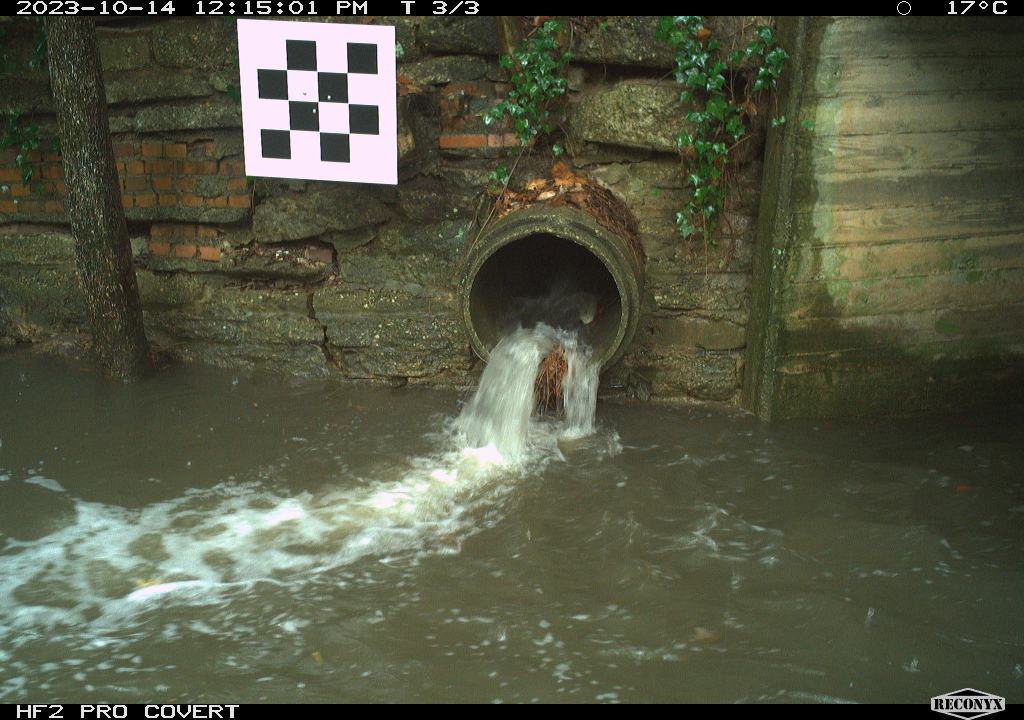
#> input picture preliminary images/RCNX0240(1).JPG, 2048 x 1440 px, found by its file name (shown at 1/2 size)
$ python trycirc_goodresize.py
#> lines starting #> are read from the running program, lines starting #| are printed output that depends on the picture
###############################################
# USAGE: press any key to continue
###############################################

import cv2
import numpy as np


def display_img(img, windowname="image"):
    cv2.imshow(windowname, img)
    # cv2.waitKey(10000)
    cv2.waitKey()


# [7 lines of commented-out code are left out]
img = cv2.imread('./RCNX0240(1).JPG')  # 30
#> img is the input picture: shape (1440, 2048, 3); mean B, G, R 66.4, 86.7, 83.7
# img = cv2.imread('./leaves.JPG')  # 30

# align the image shape 1024x720 as close as possible
factor = 1024.0 / img.shape[1]
#> factor = 0.5
print(img.shape)
#| (1440, 2048, 3)
img = cv2.resize(img, (0, 0), fx=factor, fy=factor)
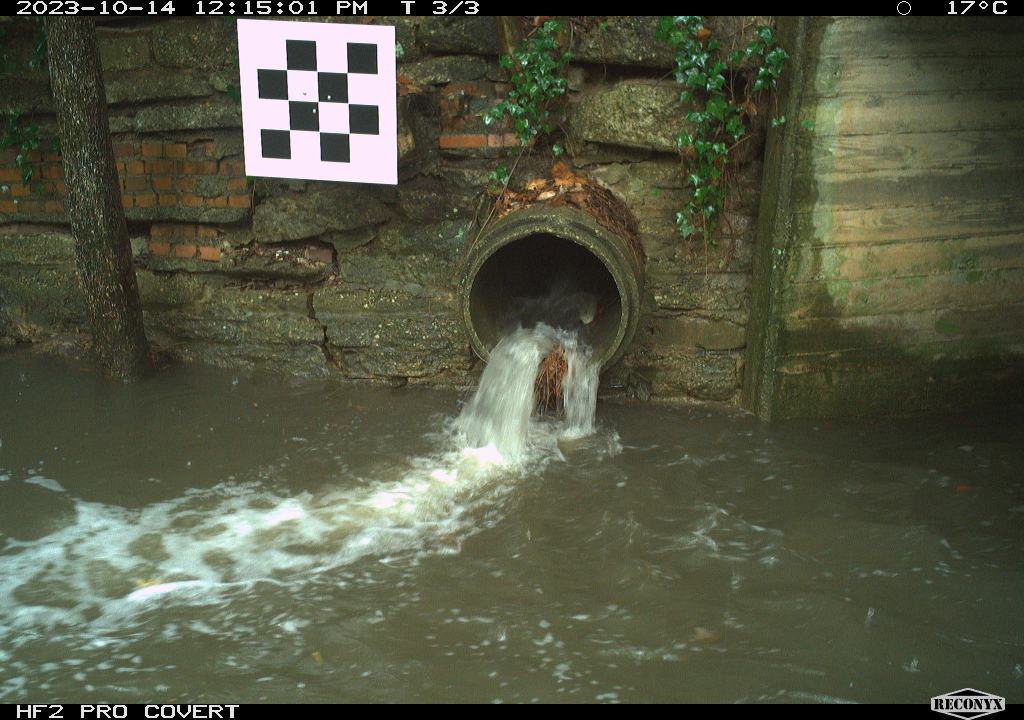
#> img: shape (720, 1024, 3); mean B, G, R 66.6, 86.8, 83.8
print(img.shape)
#| (720, 1024, 3)

# img = cv2.resize(img, (1024, 720))
# grab the height of the image
img_height = img.shape[0]
#> img_height = 720
# print img.shape
print("image shape: {}".format(img.shape))
#| image shape: (720, 1024, 3)

# Convert the image to grayscale
gray = cv2.cvtColor(img, cv2.COLOR_BGR2GRAY)
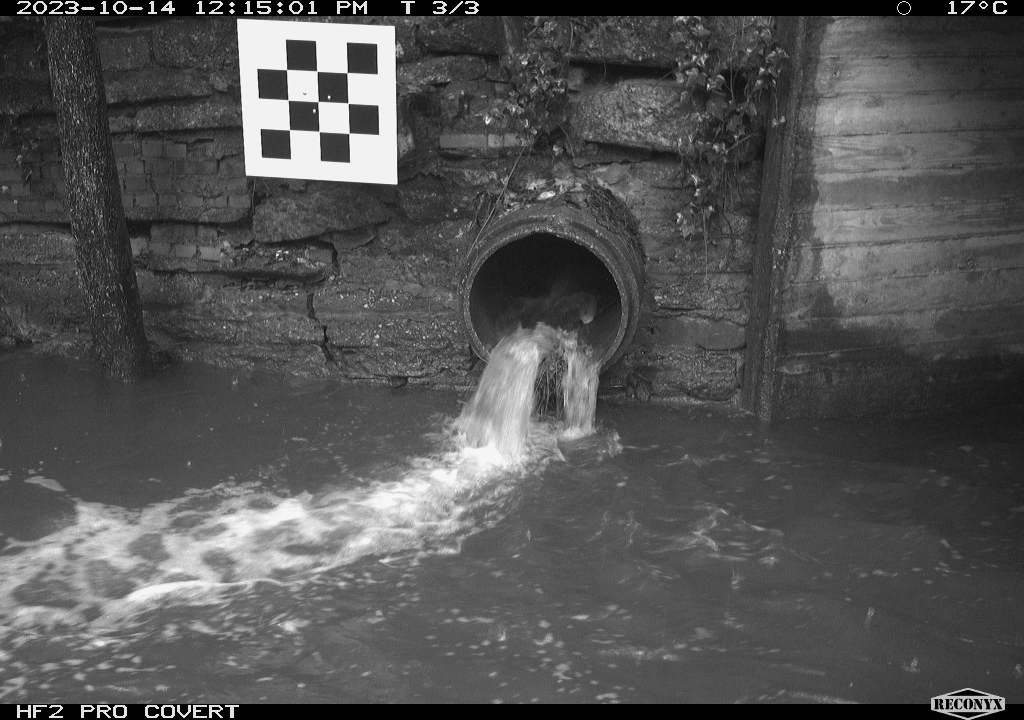
#> gray: shape (720, 1024); min 0, max 252, mean 83.6

# [6 lines of commented-out code are left out]

threshold_value = 40
histogram = cv2.calcHist([gray], [0], None, [256], [0, 256]).flatten()
#> histogram = 256 values, max 24457 at index 0, min 0 at index 253, mean 2880
cdf = histogram.cumsum()
#> cdf = 256 values from 24457 to 737280
cdf_normalized = cdf * float(histogram.max()) / cdf.max()
#> cdf_normalized = 256 values from 811.3 to 24457
low_contrast_threshold = np.argmax(cdf_normalized > 0.20 * cdf_normalized[-1])
#> low_contrast_threshold = 52
high_contrast_threshold = np.argmax(cdf_normalized > 0.80 * cdf_normalized[-1])
#> high_contrast_threshold = 104
print("low contrast threshold: {}".format(low_contrast_threshold))
#| low contrast threshold: 52
print("high contrast threshold: {}".format(high_contrast_threshold))
#| high contrast threshold: 104
use_equalization = high_contrast_threshold - \
    low_contrast_threshold < threshold_value
#> use_equalization = False

# use_equalization = True
# apply equalizeHist
if use_equalization:
    gray = cv2.equalizeHist(gray)
    print("using equalization")


# Apply Gaussian blur to reduce noise
blur = cv2.GaussianBlur(gray, (13, 13), 0)
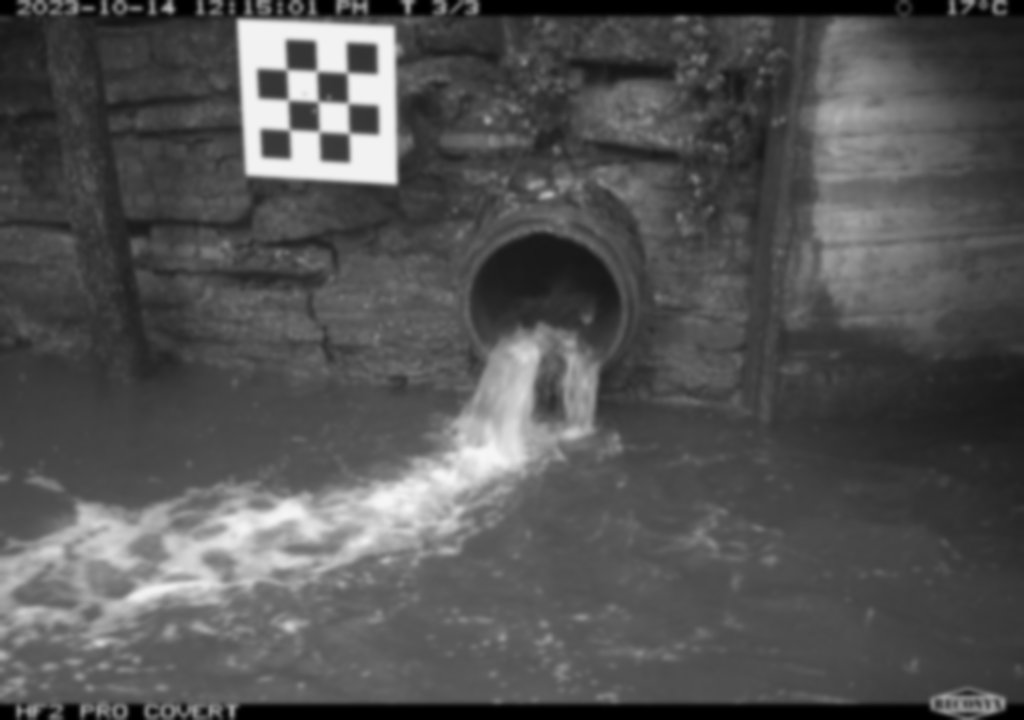
#> blur: shape (720, 1024); min 0, max 246, mean 83.6


# Apply median blur to reduce noise
blur = cv2.medianBlur(blur, 17)

# Apply Hough Transform to detect circles
circles = cv2.HoughCircles(blur, cv2.HOUGH_GRADIENT, 1,
                           max(blur.shape), param1=50, param2=30, minRadius=0, maxRadius=img_height//4)
#> circles = [[543.5, 309.5, 75.8]]

# Draw the detected circles on a black background
output = cv2.cvtColor(gray, cv2.COLOR_GRAY2BGR)
output = cv2.resize(output, (0, 0), fx=1/factor, fy=1/factor)
#> output: shape (1440, 2048, 3)


if circles is not None:
    circles = np.round(circles[0, :]).astype("int")
#> circles = [[544, 310, 76]]
    for (x, y, r) in circles:
        cv2.circle(output, (int(x//factor), int(y//factor)), int(r//factor), (255, 180, 180), -1)
        estCent = (int(x//factor),int(y//factor))
        estR = int(r//factor)
#> this loop made 1 pass
#> (x, y, r, estCent, estR) on pass 1: (544, 310, 76, (1088, 620), 152)
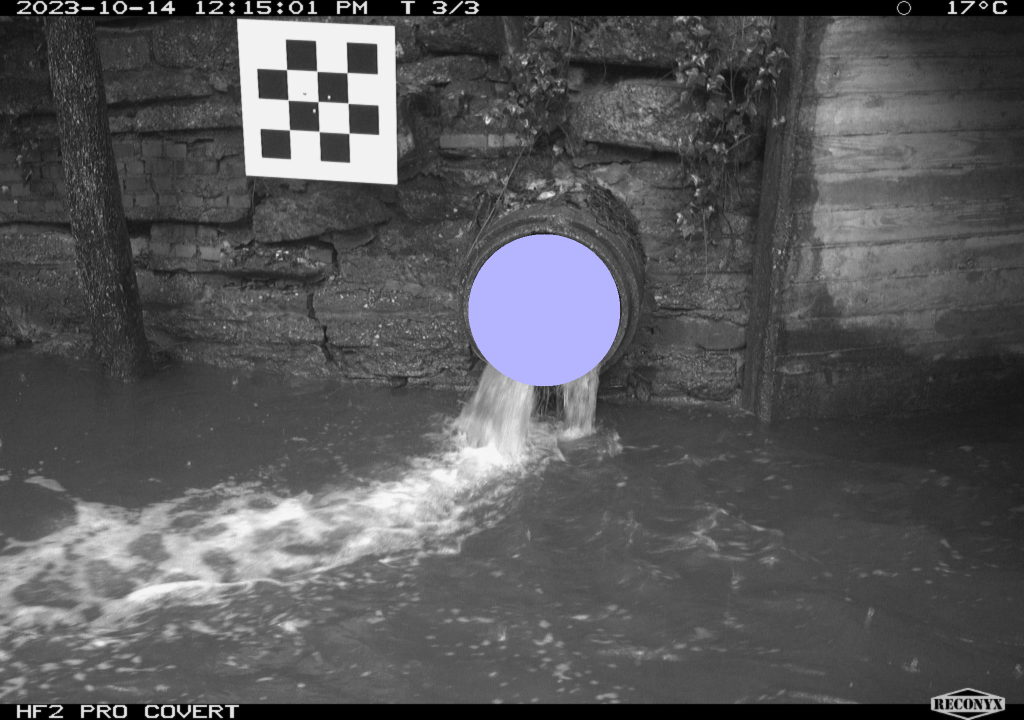
#> output: shape (1440, 2048, 3) (shown at 1/2 size); mean B, G, R 88.2, 86.3, 86.3


# Display the input and output images
display_img(img, "input")
display_img(blur, "blur")
display_img(output, "output")


# Save the output image
# cv2.imwrite('water_outlet_processed.jpg', output)

$ run again, with preliminary images/00d62881-9.jpg copied over preliminary images/RCNX0240(1).JPG
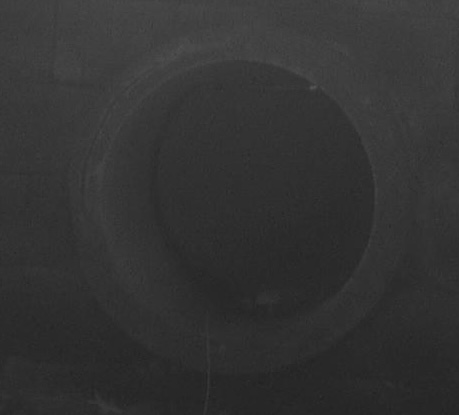
#> input picture preliminary images/00d62881-9.jpg, 459 x 415 px, found by its file name
#> img is the input picture: shape (415, 459, 3); min 31, max 84, mean 51.3
#| (415, 459, 3)
#> img: shape (926, 1024, 3)
#| (926, 1024, 3)
#| image shape: (926, 1024, 3)
#> histogram = 256 values, max 47853 at index 47, min 0 at index 0, mean 3704
#> cdf = 256 values from 0 to 948224
#> cdf_normalized = 256 values from 0 to 47853
#> low_contrast_threshold = 43
#> high_contrast_threshold = 60
#| low contrast threshold: 43
#| high contrast threshold: 60
#> use_equalization = True
#> `blur = cv2.medianBlur(blur, 17)`:
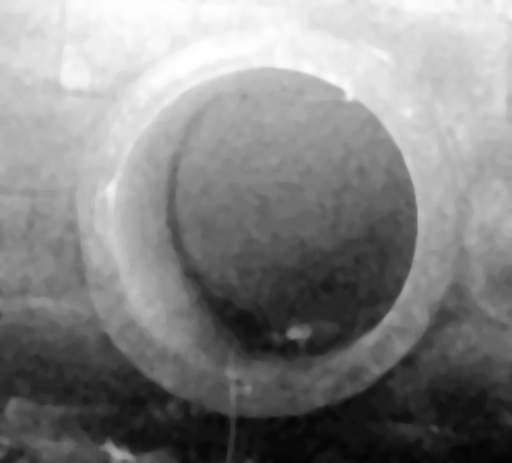
#> blur: shape (926, 1024) (shown at 1/2 size); min 2, max 255, mean 132
#> circles = None
#> `output = cv2.resize(output, (0, 0), fx=1/factor, fy=1/factor)`:
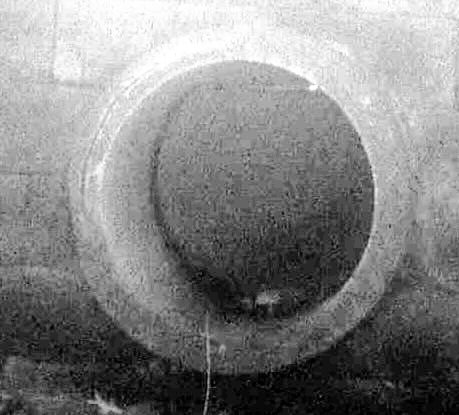
#> output: shape (415, 459, 3); min 0, max 255, mean 132.3

$ run again, with preliminary images/00d62881-95.jpg copied over preliminary images/RCNX0240(1).JPG
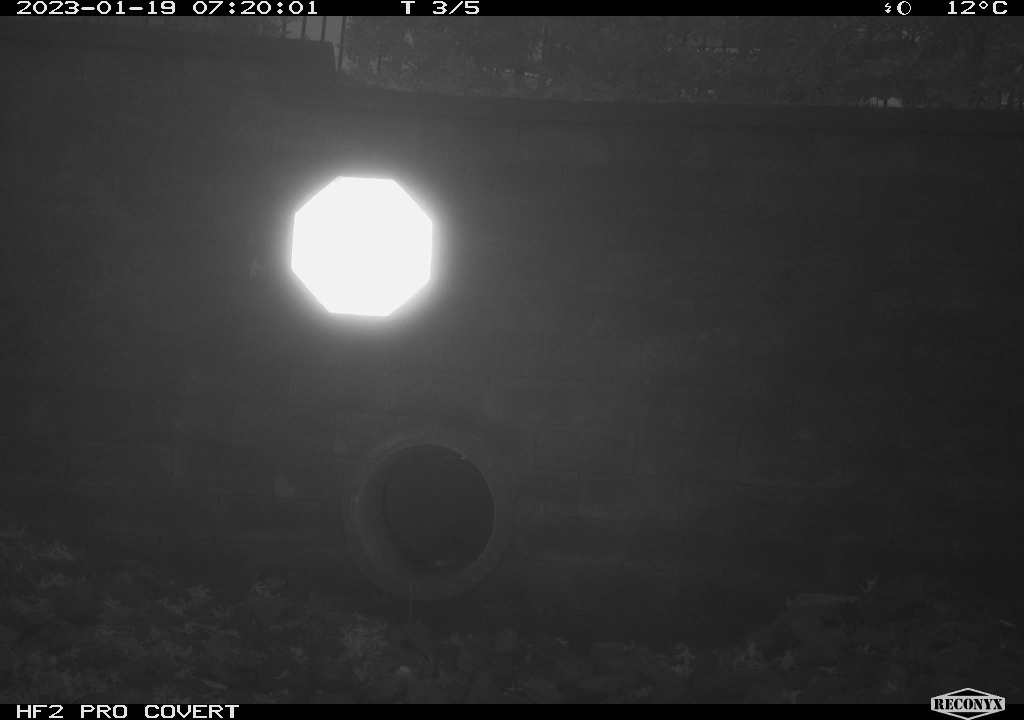
#> input picture preliminary images/00d62881-95.jpg, 2048 x 1440 px, found by its file name (shown at 1/2 size)
#> img is the input picture: shape (1440, 2048, 3); min 0, max 255, mean 53.9
#| (1440, 2048, 3)
#> img: shape (720, 1024, 3)
#| (720, 1024, 3)
#| image shape: (720, 1024, 3)
#> histogram = 256 values, max 26033 at index 40, min 0 at index 11, mean 2880
#> cdf = 256 values from 24451 to 737280
#> cdf_normalized = 256 values from 863.4 to 26033
#> low_contrast_threshold = 36
#> high_contrast_threshold = 63
#| low contrast threshold: 36
#| high contrast threshold: 63
#> use_equalization = True
#> `blur = cv2.medianBlur(blur, 17)`:
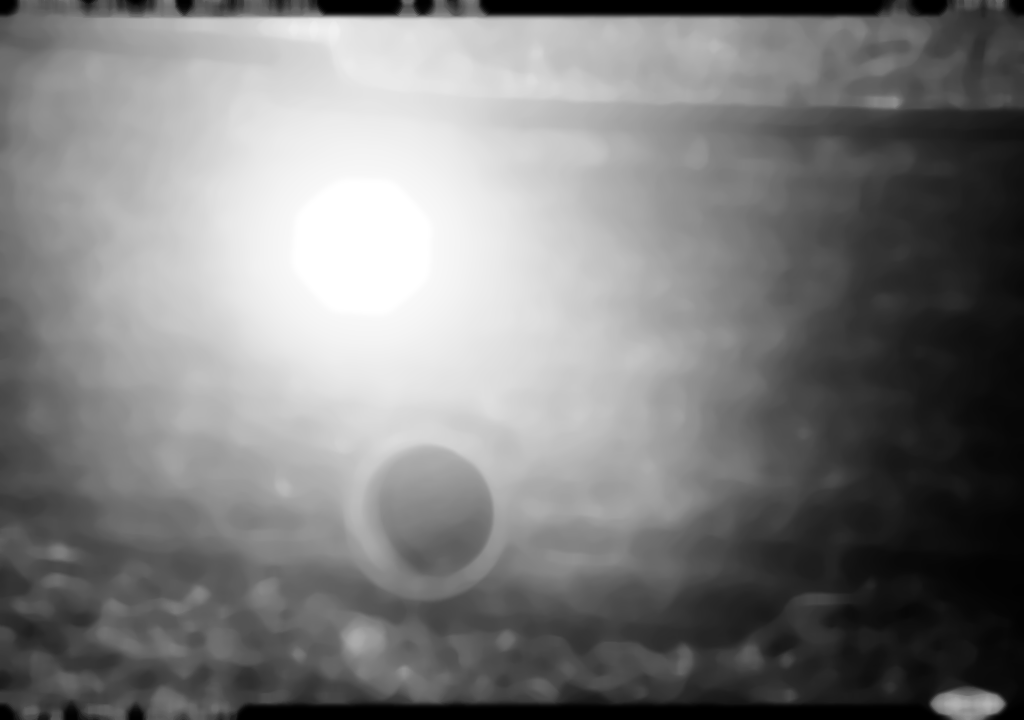
#> blur: shape (720, 1024); min 0, max 255, mean 125.4
#> `circles = cv2.HoughCircles(blur, cv2.HOUGH_GRADIENT, 1, max(blur.shape..`: circles = [[425.5, 512.5, 67.7]]
#> `circles = np.round(circles[0, :]).astype("int")`: circles = [[426, 512, 68]]
#> the loop `for (x, y, r) in circles:` made 1 pass
#> (x, y, r, estCent, estR) on pass 1: (426, 512, 68, (852, 1024), 136)
#> after the loop `for (x, y, r) in circles:`:
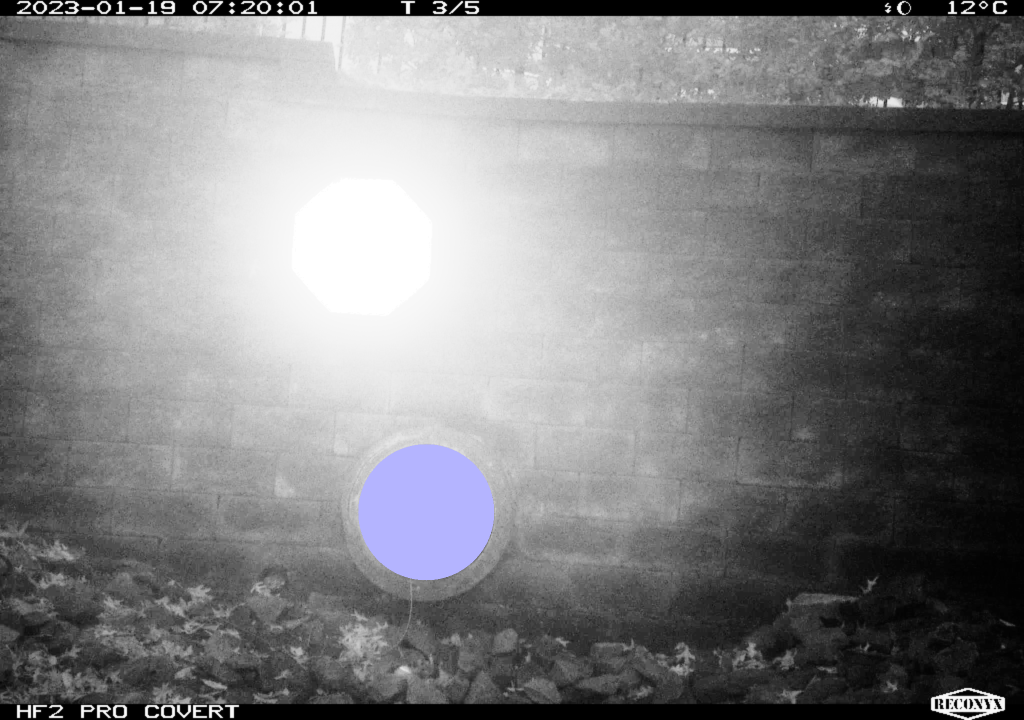
#> output: shape (1440, 2048, 3) (shown at 1/2 size); mean B, G, R 128, 126.5, 126.5

$ run again, with preliminary images/DSC0056 copy.JPG copied over preliminary images/RCNX0240(1).JPG
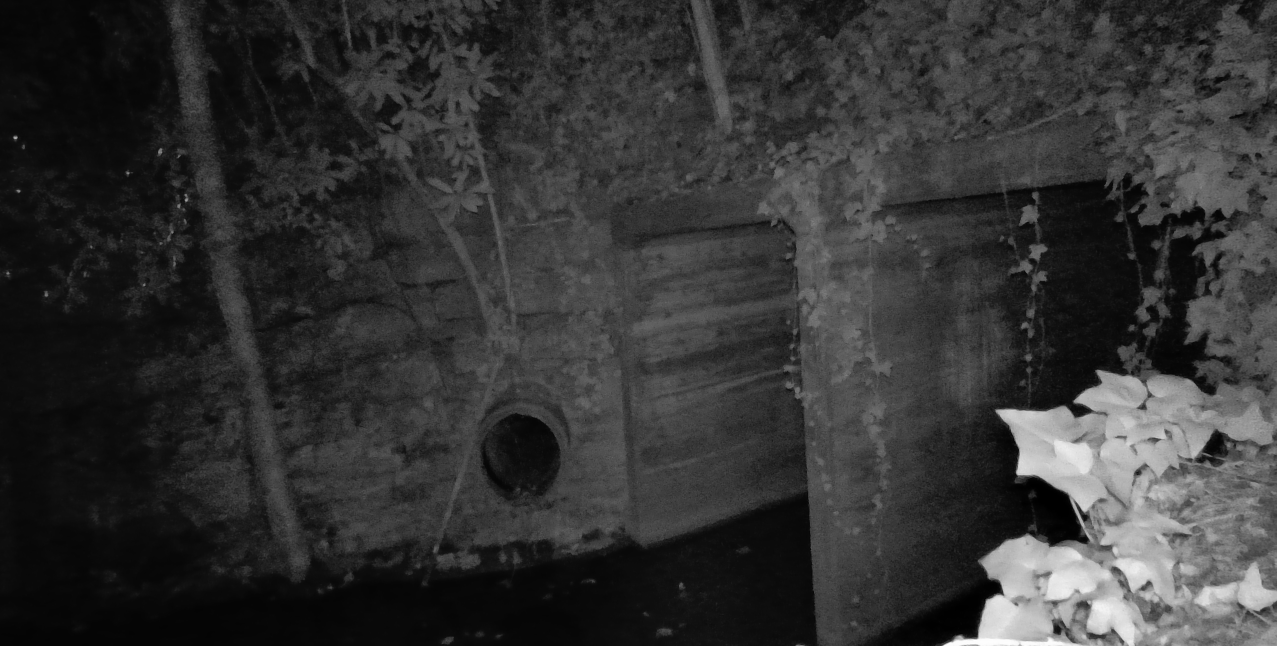
#> input picture preliminary images/DSC0056 copy.JPG, 5108 x 2583 px, found by its file name (shown at 1/4 size)
#> img is the input picture: shape (2583, 5108, 3); min 0, max 255, mean 51.4
#| (2583, 5108, 3)
#> `img = cv2.resize(img, (0, 0), fx=factor, fy=factor)`:
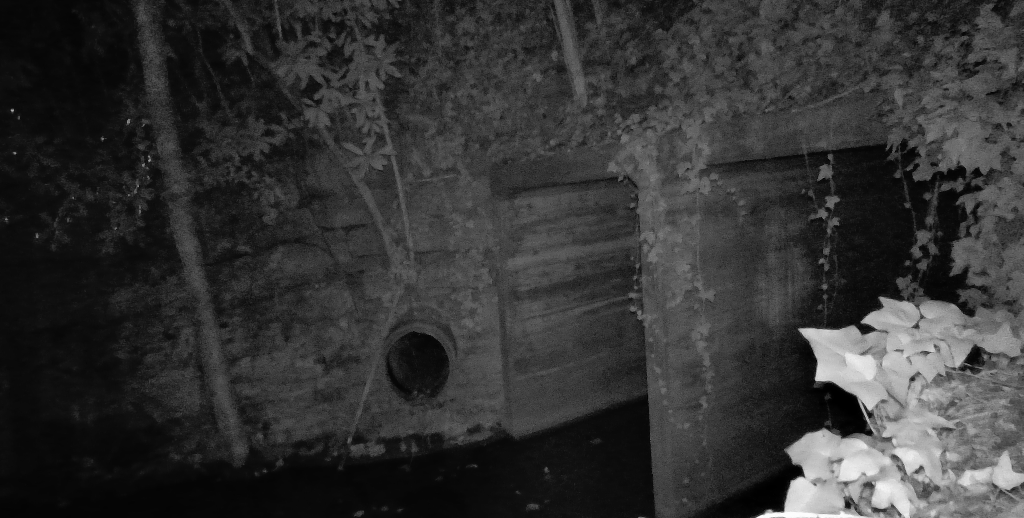
#> img: shape (518, 1024, 3); min 0, max 255, mean 51.3
#| (518, 1024, 3)
#| image shape: (518, 1024, 3)
#> histogram = 256 values, max 12556 at index 13, min 2 at index 255, mean 2072
#> cdf = 256 values from 397 to 530432
#> cdf_normalized = 256 values from 9.4 to 12556
#> low_contrast_threshold = 15
#> high_contrast_threshold = 72
#| low contrast threshold: 15
#| high contrast threshold: 72
#> use_equalization = False
#> `blur = cv2.medianBlur(blur, 17)`:
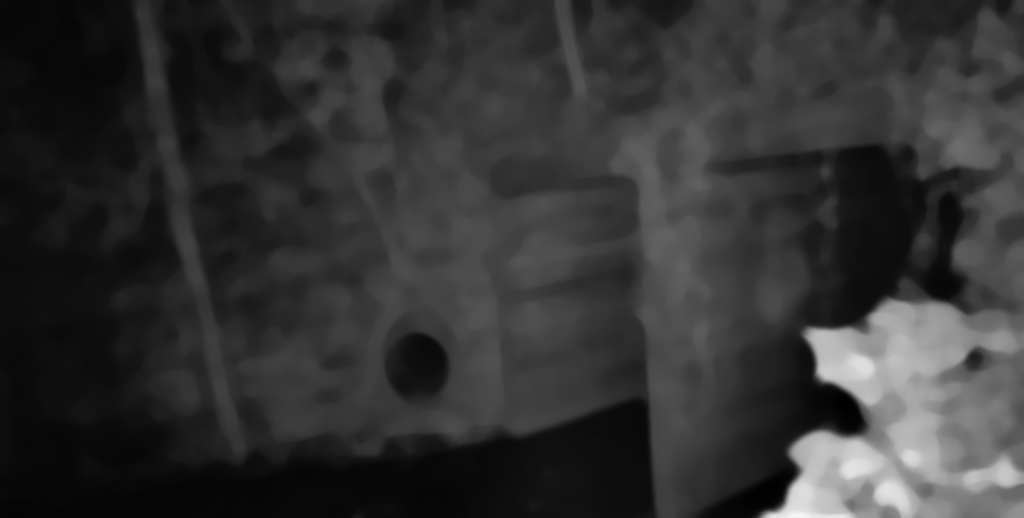
#> blur: shape (518, 1024); min 0, max 247, mean 51.2
#> `circles = cv2.HoughCircles(blur, cv2.HOUGH_GRADIENT, 1, max(blur.shape..`: circles = [[415.5, 364.5, 32.3]]
#> `circles = np.round(circles[0, :]).astype("int")`: circles = [[416, 364, 32]]
#> the loop `for (x, y, r) in circles:` made 1 pass
#> (x, y, r, estCent, estR) on pass 1: (416, 364, 32, (2075, 1815), 159)
